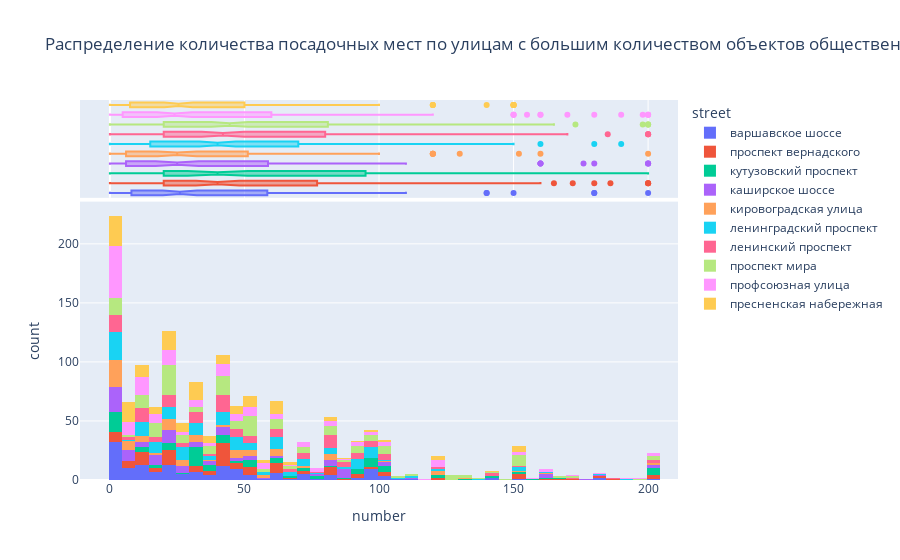

This figure's notebook cell:
### Markdown cell above
Среднее количество посадочных мест для улиц с большим количеством объектов общественного питания - 49, медианное значение - 30. Есть выбросы в районе 0, скорее всего, присутствуют точки без посадочных мест и работающие на вынос. Преобладают заведения с небольшим количеством мест (10-50), объектов на большее число мест (60-120) в выгрузке меньше.

### Code cell
fig9 = px.histogram(
    geo_loc.loc[(geo_loc['number'] >= geo_loc['number'].quantile(.05))&(geo_loc['number'] <= geo_loc['number'].quantile(.95))], 
    x="number", 
    marginal="box",
    color='street',
    nbins=50,
    title='Распределение количества посадочных мест по улицам с большим количеством объектов общественного питания'
)
fig9.show()

### Figure 1 — Plotly figure (JSON) as saved in the notebook; plotly's stock layout.template omitted (floating-point values rounded to 4 significant figures; data arrays with more than 128 entries replaced by an {"elided": "..."} marker saying what was removed)
{"data": [{"alignmentgroup": "True", "bingroup": "x", "hovertemplate": "street=варшавское шоссе<br>number=%{x}<br>count=%{y}<extra></extra>", "legendgroup": "варшавское шоссе", "marker": {"color": "#636efa", "pattern": {"shape": ""}}, "name": "варшавское шоссе", "nbinsx": 50, "offsetgroup": "варшавское шоссе", "orientation": "v", "showlegend": true, "type": "histogram", "x": {"elided": "156 int values"}, "xaxis": "x", "yaxis": "y"}, {"alignmentgroup": "True", "hovertemplate": "street=варшавское шоссе<br>number=%{x}<extra></extra>", "legendgroup": "варшавское шоссе", "marker": {"color": "#636efa"}, "name": "варшавское шоссе", "notched": true, "offsetgroup": "варшавское шоссе", "showlegend": false, "type": "box", "x": {"elided": "156 int values"}, "xaxis": "x2", "yaxis": "y2"}, {"alignmentgroup": "True", "bingroup": "x", "hovertemplate": "street=проспект вернадского<br>number=%{x}<br>count=%{y}<extra></extra>", "legendgroup": "проспект вернадского", "marker": {"color": "#EF553B", "pattern": {"shape": ""}}, "name": "проспект вернадского", "nbinsx": 50, "offsetgroup": "проспект вернадского", "orientation": "v", "showlegend": true, "type": "histogram", "x": [42, 5, 8, 10, 50, 10, 40, 60, 30, 40, 24, 20, 40, 18, 38, 97, 20, 13, 10, 50, 10, 60, 32, 20, 80, 68, 50, 40, 12, 150, 200, 150, 80, 40, 20, 50, 100, 120, 23, 100, 100, 20, 20, 10, 30, 98, 5, 80, 40, 40, 49, 165, 186, 40, 24, 40, 85, 36, 40, 40, 50, 40, 80, 48, 90, 10, 19, 24, 150, 84, 90, 120, 180, 10, 9, 46, 74, 20, 38, 60, 10, 60, 60, 60, 60, 60, 40, 100, 70, 3, 160, 200, 172, 200, 16, 45, 40, 30, 5, 2, 70, 40, 35, 80, 10, 50, 80, 5, 47, 3, 150, 30, 1, 1, 0, 40, 0, 90, 20, 40, 40, 2, 4, 50], "xaxis": "x", "yaxis": "y"}, {"alignmentgroup": "True", "hovertemplate": "street=проспект вернадского<br>number=%{x}<extra></extra>", "legendgroup": "проспект вернадского", "marker": {"color": "#EF553B"}, "name": "проспект вернадского", "notched": true, "offsetgroup": "проспект вернадского", "showlegend": false, "type": "box", "x": [42, 5, 8, 10, 50, 10, 40, 60, 30, 40, 24, 20, 40, 18, 38, 97, 20, 13, 10, 50, 10, 60, 32, 20, 80, 68, 50, 40, 12, 150, 200, 150, 80, 40, 20, 50, 100, 120, 23, 100, 100, 20, 20, 10, 30, 98, 5, 80, 40, 40, 49, 165, 186, 40, 24, 40, 85, 36, 40, 40, 50, 40, 80, 48, 90, 10, 19, 24, 150, 84, 90, 120, 180, 10, 9, 46, 74, 20, 38, 60, 10, 60, 60, 60, 60, 60, 40, 100, 70, 3, 160, 200, 172, 200, 16, 45, 40, 30, 5, 2, 70, 40, 35, 80, 10, 50, 80, 5, 47, 3, 150, 30, 1, 1, 0, 40, 0, 90, 20, 40, 40, 2, 4, 50], "xaxis": "x2", "yaxis": "y2"}, {"alignmentgroup": "True", "bingroup": "x", "hovertemplate": "street=кутузовский проспект<br>number=%{x}<br>count=%{y}<extra></extra>", "legendgroup": "кутузовский проспект", "marker": {"color": "#00cc96", "pattern": {"shape": ""}}, "name": "кутузовский проспект", "nbinsx": 50, "offsetgroup": "кутузовский проспект", "orientation": "v", "showlegend": true, "type": "histogram", "x": [90, 96, 3, 12, 100, 12, 60, 40, 50, 15, 32, 200, 75, 25, 168, 200, 200, 200, 50, 68, 200, 92, 50, 15, 60, 96, 42, 35, 100, 50, 40, 40, 98, 40, 98, 35, 30, 92, 96, 96, 90, 100, 120, 150, 154, 98, 160, 134, 50, 60, 86, 0, 0, 60, 70, 0, 30, 20, 20, 30, 30, 10, 96, 30, 30, 60, 20, 30, 40, 30, 78, 36, 50, 20, 158, 140, 100, 200, 15, 120, 45, 70, 35, 100, 80, 20, 45, 30, 0, 30, 32, 39, 20, 30, 0, 0, 0, 30, 0, 0, 30, 30, 0, 0, 10, 0, 0, 0, 40, 0, 0], "xaxis": "x", "yaxis": "y"}, {"alignmentgroup": "True", "hovertemplate": "street=кутузовский проспект<br>number=%{x}<extra></extra>", "legendgroup": "кутузовский проспект", "marker": {"color": "#00cc96"}, "name": "кутузовский проспект", "notched": true, "offsetgroup": "кутузовский проспект", "showlegend": false, "type": "box", "x": [90, 96, 3, 12, 100, 12, 60, 40, 50, 15, 32, 200, 75, 25, 168, 200, 200, 200, 50, 68, 200, 92, 50, 15, 60, 96, 42, 35, 100, 50, 40, 40, 98, 40, 98, 35, 30, 92, 96, 96, 90, 100, 120, 150, 154, 98, 160, 134, 50, 60, 86, 0, 0, 60, 70, 0, 30, 20, 20, 30, 30, 10, 96, 30, 30, 60, 20, 30, 40, 30, 78, 36, 50, 20, 158, 140, 100, 200, 15, 120, 45, 70, 35, 100, 80, 20, 45, 30, 0, 30, 32, 39, 20, 30, 0, 0, 0, 30, 0, 0, 30, 30, 0, 0, 10, 0, 0, 0, 40, 0, 0], "xaxis": "x2", "yaxis": "y2"}, {"alignmentgroup": "True", "bingroup": "x", "hovertemplate": "street=каширское шоссе<br>number=%{x}<br>count=%{y}<extra></extra>", "legendgroup": "каширское шоссе", "marker": {"color": "#ab63fa", "pattern": {"shape": ""}}, "name": "каширское шоссе", "nbinsx": 50, "offsetgroup": "каширское шоссе", "orientation": "v", "showlegend": true, "type": "histogram", "x": [40, 200, 50, 24, 40, 35, 100, 200, 180, 80, 28, 42, 40, 0, 200, 40, 80, 80, 48, 40, 160, 50, 16, 80, 55, 0, 80, 15, 75, 75, 40, 10, 5, 20, 102, 15, 5, 47, 5, 5, 87, 87, 160, 87, 87, 86, 87, 20, 60, 24, 24, 176, 24, 12, 21, 21, 10, 0, 86, 50, 30, 20, 4, 28, 15, 0, 2, 25, 0, 8, 0, 49, 9, 24, 38, 4, 5, 0, 12, 30, 4, 4, 0, 16, 6, 0, 24, 6, 110, 25, 100, 0, 0, 0, 15, 25, 15, 2, 25, 0, 30, 0, 160, 0, 17, 33, 35], "xaxis": "x", "yaxis": "y"}, {"alignmentgroup": "True", "hovertemplate": "street=каширское шоссе<br>number=%{x}<extra></extra>", "legendgroup": "каширское шоссе", "marker": {"color": "#ab63fa"}, "name": "каширское шоссе", "notched": true, "offsetgroup": "каширское шоссе", "showlegend": false, "type": "box", "x": [40, 200, 50, 24, 40, 35, 100, 200, 180, 80, 28, 42, 40, 0, 200, 40, 80, 80, 48, 40, 160, 50, 16, 80, 55, 0, 80, 15, 75, 75, 40, 10, 5, 20, 102, 15, 5, 47, 5, 5, 87, 87, 160, 87, 87, 86, 87, 20, 60, 24, 24, 176, 24, 12, 21, 21, 10, 0, 86, 50, 30, 20, 4, 28, 15, 0, 2, 25, 0, 8, 0, 49, 9, 24, 38, 4, 5, 0, 12, 30, 4, 4, 0, 16, 6, 0, 24, 6, 110, 25, 100, 0, 0, 0, 15, 25, 15, 2, 25, 0, 30, 0, 160, 0, 17, 33, 35], "xaxis": "x2", "yaxis": "y2"}, {"alignmentgroup": "True", "bingroup": "x", "hovertemplate": "street=кировоградская улица<br>number=%{x}<br>count=%{y}<extra></extra>", "legendgroup": "кировоградская улица", "marker": {"color": "#FFA15A", "pattern": {"shape": ""}}, "name": "кировоградская улица", "nbinsx": 50, "offsetgroup": "кировоградская улица", "orientation": "v", "showlegend": true, "type": "histogram", "x": [20, 200, 80, 30, 46, 24, 48, 46, 24, 30, 120, 48, 56, 60, 20, 25, 30, 55, 25, 120, 152, 80, 160, 80, 25, 10, 6, 20, 50, 34, 30, 50, 18, 0, 130, 0, 0, 120, 45, 60, 24, 12, 0, 8, 0, 80, 50, 35, 50, 30, 25, 0, 60, 0, 50, 0, 0, 10, 70, 60, 72, 20, 0, 0, 0, 0, 40, 0, 60, 64, 24, 0, 16, 46, 10, 120, 0, 6, 6, 12, 0, 6, 8, 80, 6, 6, 0, 27, 0, 0, 24, 20, 43, 0, 100, 0, 0], "xaxis": "x", "yaxis": "y"}, {"alignmentgroup": "True", "hovertemplate": "street=кировоградская улица<br>number=%{x}<extra></extra>", "legendgroup": "кировоградская улица", "marker": {"color": "#FFA15A"}, "name": "кировоградская улица", "notched": true, "offsetgroup": "кировоградская улица", "showlegend": false, "type": "box", "x": [20, 200, 80, 30, 46, 24, 48, 46, 24, 30, 120, 48, 56, 60, 20, 25, 30, 55, 25, 120, 152, 80, 160, 80, 25, 10, 6, 20, 50, 34, 30, 50, 18, 0, 130, 0, 0, 120, 45, 60, 24, 12, 0, 8, 0, 80, 50, 35, 50, 30, 25, 0, 60, 0, 50, 0, 0, 10, 70, 60, 72, 20, 0, 0, 0, 0, 40, 0, 60, 64, 24, 0, 16, 46, 10, 120, 0, 6, 6, 12, 0, 6, 8, 80, 6, 6, 0, 27, 0, 0, 24, 20, 43, 0, 100, 0, 0], "xaxis": "x2", "yaxis": "y2"}, {"alignmentgroup": "True", "bingroup": "x", "hovertemplate": "street=ленинградский проспект<br>number=%{x}<br>count=%{y}<extra></extra>", "legendgroup": "ленинградский проспект", "marker": {"color": "#19d3f3", "pattern": {"shape": ""}}, "name": "ленинградский проспект", "nbinsx": 50, "offsetgroup": "ленинградский проспект", "orientation": "v", "showlegend": true, "type": "histogram", "x": {"elided": "167 int values"}, "xaxis": "x", "yaxis": "y"}, {"alignmentgroup": "True", "hovertemplate": "street=ленинградский проспект<br>number=%{x}<extra></extra>", "legendgroup": "ленинградский проспект", "marker": {"color": "#19d3f3"}, "name": "ленинградский проспект", "notched": true, "offsetgroup": "ленинградский проспект", "showlegend": false, "type": "box", "x": {"elided": "167 int values"}, "xaxis": "x2", "yaxis": "y2"}, {"alignmentgroup": "True", "bingroup": "x", "hovertemplate": "street=ленинский проспект<br>number=%{x}<br>count=%{y}<extra></extra>", "legendgroup": "ленинский проспект", "marker": {"color": "#FF6692", "pattern": {"shape": ""}}, "name": "ленинский проспект", "nbinsx": 50, "offsetgroup": "ленинский проспект", "orientation": "v", "showlegend": true, "type": "histogram", "x": {"elided": "141 int values"}, "xaxis": "x", "yaxis": "y"}, {"alignmentgroup": "True", "hovertemplate": "street=ленинский проспект<br>number=%{x}<extra></extra>", "legendgroup": "ленинский проспект", "marker": {"color": "#FF6692"}, "name": "ленинский проспект", "notched": true, "offsetgroup": "ленинский проспект", "showlegend": false, "type": "box", "x": {"elided": "141 int values"}, "xaxis": "x2", "yaxis": "y2"}, {"alignmentgroup": "True", "bingroup": "x", "hovertemplate": "street=проспект мира<br>number=%{x}<br>count=%{y}<extra></extra>", "legendgroup": "проспект мира", "marker": {"color": "#B6E880", "pattern": {"shape": ""}}, "name": "проспект мира", "nbinsx": 50, "offsetgroup": "проспект мира", "orientation": "v", "showlegend": true, "type": "histogram", "x": {"elided": "196 int values"}, "xaxis": "x", "yaxis": "y"}, {"alignmentgroup": "True", "hovertemplate": "street=проспект мира<br>number=%{x}<extra></extra>", "legendgroup": "проспект мира", "marker": {"color": "#B6E880"}, "name": "проспект мира", "notched": true, "offsetgroup": "проспект мира", "showlegend": false, "type": "box", "x": {"elided": "196 int values"}, "xaxis": "x2", "yaxis": "y2"}, {"alignmentgroup": "True", "bingroup": "x", "hovertemplate": "street=профсоюзная улица<br>number=%{x}<br>count=%{y}<extra></extra>", "legendgroup": "профсоюзная улица", "marker": {"color": "#FF97FF", "pattern": {"shape": ""}}, "name": "профсоюзная улица", "nbinsx": 50, "offsetgroup": "профсоюзная улица", "orientation": "v", "showlegend": true, "type": "histogram", "x": {"elided": "177 int values"}, "xaxis": "x", "yaxis": "y"}, {"alignmentgroup": "True", "hovertemplate": "street=профсоюзная улица<br>number=%{x}<extra></extra>", "legendgroup": "профсоюзная улица", "marker": {"color": "#FF97FF"}, "name": "профсоюзная улица", "notched": true, "offsetgroup": "профсоюзная улица", "showlegend": false, "type": "box", "x": {"elided": "177 int values"}, "xaxis": "x2", "yaxis": "y2"}, {"alignmentgroup": "True", "bingroup": "x", "hovertemplate": "street=пресненская набережная<br>number=%{x}<br>count=%{y}<extra></extra>", "legendgroup": "пресненская набережная", "marker": {"color": "#FECB52", "pattern": {"shape": ""}}, "name": "пресненская набережная", "nbinsx": 50, "offsetgroup": "пресненская набережная", "orientation": "v", "showlegend": true, "type": "histogram", "x": {"elided": "160 int values"}, "xaxis": "x", "yaxis": "y"}, {"alignmentgroup": "True", "hovertemplate": "street=пресненская набережная<br>number=%{x}<extra></extra>", "legendgroup": "пресненская набережная", "marker": {"color": "#FECB52"}, "name": "пресненская набережная", "notched": true, "offsetgroup": "пресненская набережная", "showlegend": false, "type": "box", "x": {"elided": "160 int values"}, "xaxis": "x2", "yaxis": "y2"}], "layout": {"barmode": "relative", "legend": {"title": {"text": "street"}, "tracegroupgap": 0}, "title": {"text": "Распределение количества посадочных мест по улицам с большим количеством объектов общественного питания"}, "xaxis": {"anchor": "y", "domain": [0, 1], "title": {"text": "number"}}, "xaxis2": {"anchor": "y2", "domain": [0, 1], "matches": "x", "showgrid": true, "showticklabels": false}, "yaxis": {"anchor": "x", "domain": [0, 0.7326], "title": {"text": "count"}}, "yaxis2": {"anchor": "x2", "domain": [0.7426, 1], "matches": "y2", "showgrid": false, "showline": false, "showticklabels": false, "ticks": ""}}}
